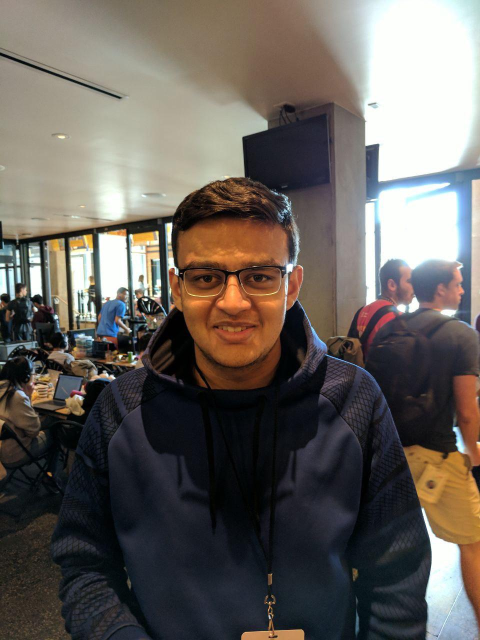
#> input picture test_images/test.jpg, 960 x 1280 px (shown at 1/2 size)
$ python hog.py
#> lines starting #> are read from the running program, lines starting #| are printed output that depends on the picture
from PIL import Image
import math as m
import numpy as np


def norm(arr):
    norm_val = 0
    for i in range(len(arr)):
        for j in range(len(arr[i])):
            norm_val += m.pow(arr[i][j], 2)
    return m.sqrt(norm_val)

img = Image.open("test_images/test.jpg")  # .convert('LA')
#> img is the input picture: PIL image 960x1280 RGB; mean R, G, B 102.6, 97, 91.8
img = img.resize((256, 256))
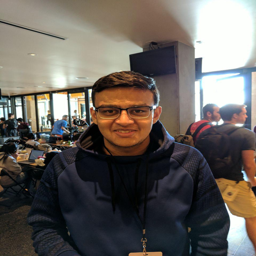
#> img: PIL image 256x256 RGB; mean R, G, B 102.6, 97, 91.8

img_arr = np.array(img, "int64")

# FOR B&W IMAGES
"""
print("width: ", len(img_arr))
print("length: ", len(img_arr[0]))

fx, fy, fxy = np.zeros((441, 460)), np.zeros((441, 460)), np.zeros((441, 460))

# apply centered linear convolution mask [-1, 0, 1]
for x in range(1, len(img_arr) - 1):
    for y in range(2, len(img_arr[0]) - 1):
        # print("x: ", x, "y: ", y)
        fx[x][y] = img_arr[x + 1][y][0] - img_arr[x-1][y][0]
        fy[x][y] = img_arr[x][y + 1][0] - img_arr[x][y-1][0]
        fxy[x][y] = m.sqrt(m.pow(fx[x][y], 2) + m.pow(fy[x][y], 2))

Image.fromarray(fxy).show()
"""

# FOR COLOR IMAGES
#> (the run stopped early here; a loop or call above may not have finished)

$ run again, with test_images/color_gradient.jpg copied over test_images/test.jpg
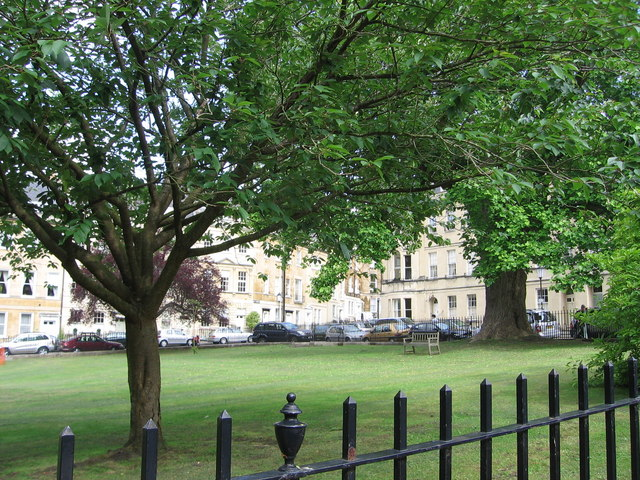
#> input picture test_images/color_gradient.jpg, 640 x 480 px
#> img is the input picture: PIL image 640x480 RGB; mean R, G, B 92, 111.3, 80.1
#> `img = img.resize((256, 256))`:
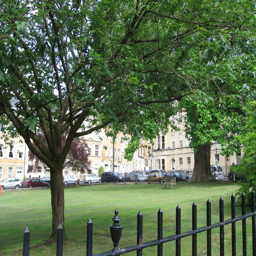
#> img: PIL image 256x256 RGB; mean R, G, B 92, 111.2, 80.1

$ run again, with test_images/hi.jpg copied over test_images/test.jpg
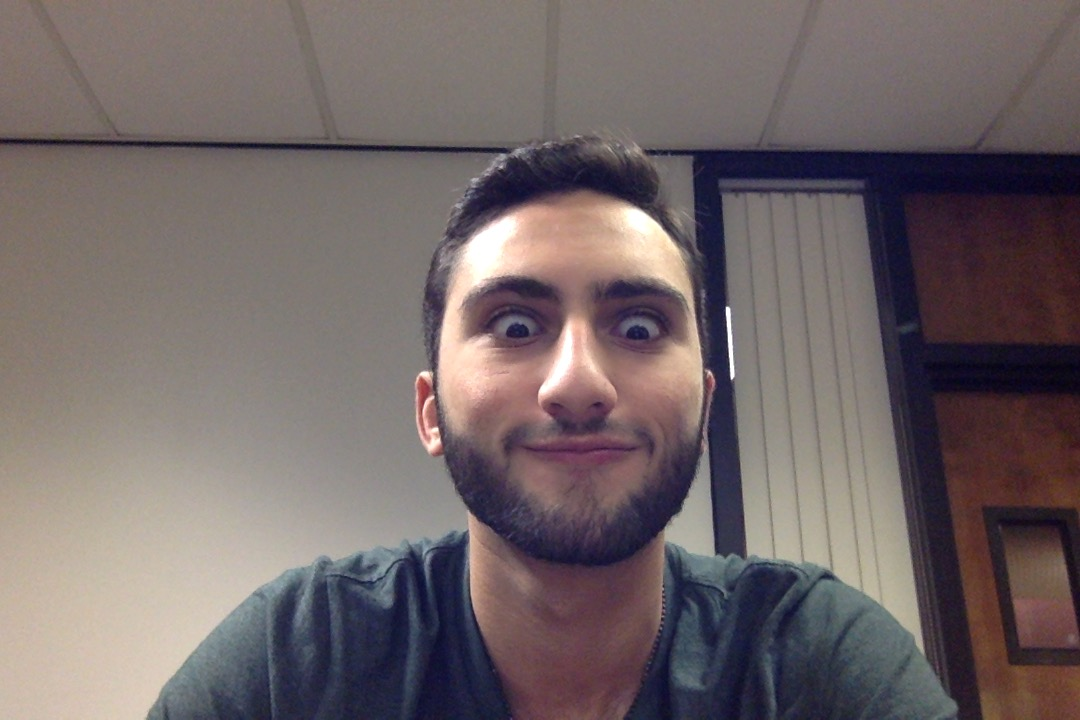
#> input picture test_images/hi.jpg, 1080 x 720 px
#> img is the input picture: PIL image 1080x720 RGB; mean R, G, B 113.6, 102.3, 103.1
#> `img = img.resize((256, 256))`:
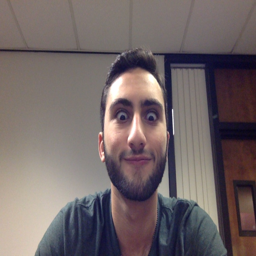
#> img: PIL image 256x256 RGB; mean R, G, B 113.6, 102.3, 103.1
